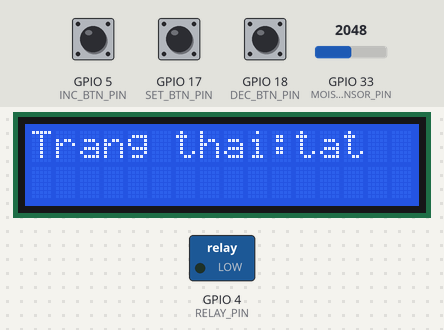
Recording of a sketch running on a simulated ESP32. Shown: 16×2 character LCD, switched loads named in the sketch (green lamp = pin HIGH). The inputs (shaded band) are chosen by the test bench; at power-on: GPIO 17 (SET_BTN_PIN) HIGH, GPIO 5 (INC_BTN_PIN) HIGH, GPIO 18 (DEC_BTN_PIN) HIGH, GPIO 33 (MOISTURE_SENSOR_PIN) = 2048. Storage starts empty; what the sketch prints to the serial monitor is not drawn.

Above: at 1.3 s.
1.4 s: GPIO 17 (SET_BTN_PIN) pulled LOW for 0.15 s
At 3.6 s:
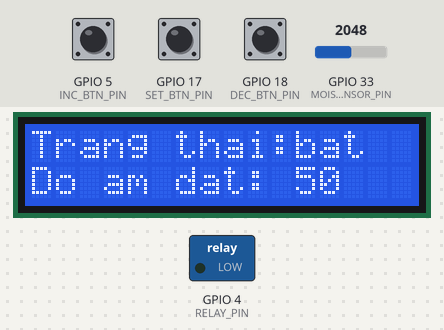
4.3 s: GPIO 17 (SET_BTN_PIN) pulled LOW for 1 s
At 5.9 s:
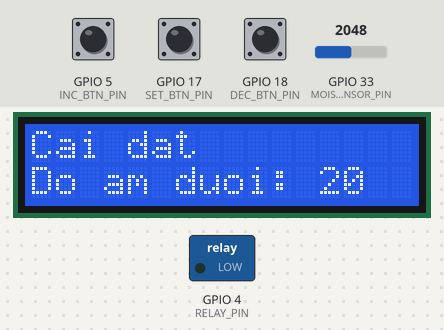
6.8 s: GPIO 17 (SET_BTN_PIN) pulled LOW for 0.15 s
At 7.9 s:
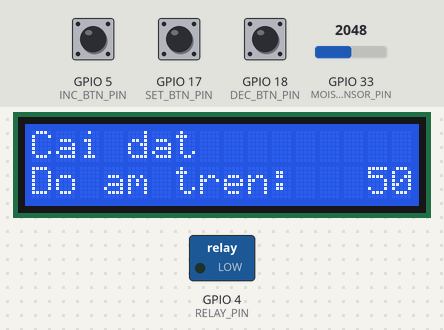
8.5 s: GPIO 5 (INC_BTN_PIN) pulled LOW for 0.15 s
At 9.6 s:
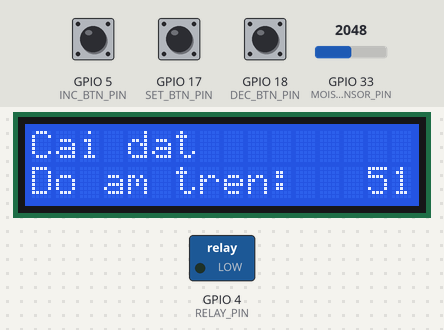
10.1 s: GPIO 5 (INC_BTN_PIN) pulled LOW for 1 s
At 12.0 s:
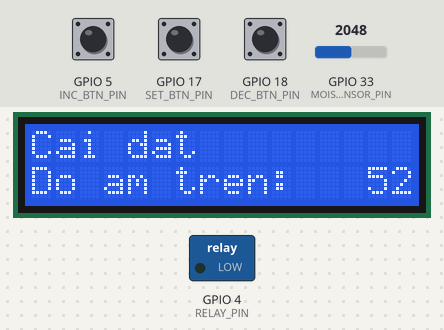
12.6 s: GPIO 17 (SET_BTN_PIN) pulsed LOW 2 times (0.12 s each, 0.3 s apart)
At 13.5 s:
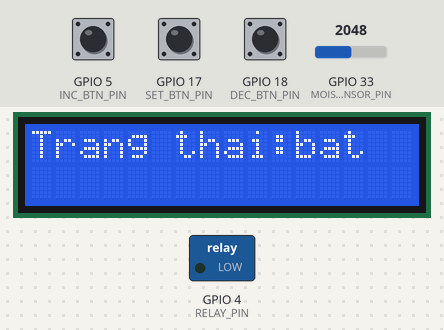
Timing chart, 0 to 15.6 s (numbered marks = the images above; inputs shaded):
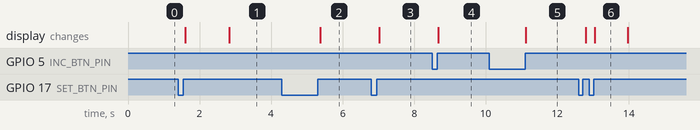

The sketch:

esp32_watering_system.ino
```cpp
#include <LiquidCrystal_I2C.h>
#include "SPIFFS.h"
LiquidCrystal_I2C lcd(0x3F,16,2);

const char* upper_path     = "/upper_limit.txt";
const char* lower_path     = "/lower_limit.txt";
const char* current_path     = "/current_limit.txt";

#define SET_BTN_PIN 17
#define INC_BTN_PIN 5
#define DEC_BTN_PIN 18

#define MOISTURE_SENSOR_PIN 33

#define RELAY_PIN 4

enum system_state
{
  S_RUN_STATE,
  S_STOP_STATE,
  S_SET_UPPER_RANGE_STATE,
  S_SET_LOWER_RANGE_STATE,
  S_SET_CURRENT_RANGE_STATE,

};

typedef struct
{
  int upper_limit;
  int lower_limit;
  int current_limit;

} soil_moisture_range_t;

typedef struct
{
  int state;
  soil_moisture_range_t moisture_range;

} watering_system_t;

watering_system_t System1;


int Previous_percentage_val = 0;
int Is_no_water_flag = 0;
// Initialize SPIFFS
void initSPIFFS() {
  if (!SPIFFS.begin(true)) {
    Serial.println("An error has occurred while mounting SPIFFS");
  }
  Serial.println("SPIFFS mounted successfully");
}

// Read File from SPIFFS
String readFile(fs::FS &fs, const char * path){
  Serial.printf("Reading file: %s\r\n", path);

  File file = fs.open(path);
  if(!file || file.isDirectory()){
    Serial.println("- failed to open file for reading");
    return String();
  }

  String fileContent;
  while(file.available()){
    fileContent = file.readStringUntil('\n');
    break;
  }
  return fileContent;
}

// Write file to SPIFFS
void writeFile(fs::FS &fs, const char * path, const char * message)
{
  Serial.printf("Writing file: %s\r\n", path);

  File file = fs.open(path, FILE_WRITE);
  if(!file){
    Serial.println("- failed to open file for writing");
    return;
  }
  if(file.print(message)){
    Serial.println("- file written");
  } else {
    Serial.println("- write failed");
  }
}

void lcd_display_override(LiquidCrystal_I2C &lcd_i2c, String str, int row, int col, int occupy_range)
{
  String override_string;
  for (int i = 0; i < occupy_range; i++)
  {
    override_string += " ";
  }

  lcd_i2c.setCursor(col, row);
  lcd_i2c.print(override_string.c_str());
  lcd_i2c.setCursor(col, row);
  lcd_i2c.print(str.c_str());
}

bool read_button(int button, void(*callback_func)() = NULL)
{
  if (digitalRead(button) == LOW)
  {
    delay(20);
    if (digitalRead(button) == LOW)
    {
      while (digitalRead(button) == LOW)
      {
        delay(20);
      }
      if (callback_func != NULL)
      {
        callback_func();
      }
      return true;
    }
  }
  return false;
}

void handle_stop_state()
{
  System1.state = S_RUN_STATE;
  lcd_display_override(lcd, "Trang thai:bat", 0, 0, 16);
}

void handle_states()
{
  if (System1.state == S_RUN_STATE)
  {
    digitalWrite(RELAY_PIN, LOW);
    lcd.clear();
    lcd_display_override(lcd, "Cai dat", 0, 0, 16);
    lcd_display_override(lcd, "Do am duoi:", 1, 0, 10);
    lcd_display_override(lcd, String(System1.moisture_range.lower_limit).c_str(), 1, 12, 10);
    System1.state = S_SET_LOWER_RANGE_STATE;
  }
  else if (System1.state == S_SET_UPPER_RANGE_STATE)
  {
    lcd.clear();
    lcd_display_override(lcd, "Setting", 0, 0, 10);
    lcd_display_override(lcd, "lower limit:", 1, 0, 10);
    lcd_display_override(lcd, String(System1.moisture_range.lower_limit).c_str(), 1, 12, 10);
    System1.state = S_SET_LOWER_RANGE_STATE;
  }
  else if (System1.state == S_SET_LOWER_RANGE_STATE)
  {
    lcd.clear();
    lcd_display_override(lcd, "Cai dat", 0, 0, 10);
    lcd_display_override(lcd, "Do am tren:", 1, 0, 10);
    lcd_display_override(lcd, String(System1.moisture_range.current_limit).c_str(), 1, 14, 10);
    System1.state = S_SET_CURRENT_RANGE_STATE;
  }
  else if (System1.state == S_SET_CURRENT_RANGE_STATE)
  {
    writeFile(SPIFFS, upper_path, String(System1.moisture_range.upper_limit).c_str());
    writeFile(SPIFFS, lower_path, String(System1.moisture_range.lower_limit).c_str());
    writeFile(SPIFFS, current_path, String(System1.moisture_range.current_limit).c_str());
    lcd.clear();
    lcd_display_override(lcd, "Trang thai:tat", 0, 0, 16);
    lcd_display_override(lcd, " ", 1, 0, 16);
    digitalWrite(RELAY_PIN, LOW);
    System1.state = S_STOP_STATE;
  }
  else if (System1.state == S_STOP_STATE)
  {
    lcd.clear();
    lcd_display_override(lcd, "Trang thai:bat", 0, 0, 16);
    lcd_display_override(lcd, " ", 1, 0, 16);
    System1.state = S_RUN_STATE;
  }
}

void handle_upper_mode_inc_btn()
{
  System1.moisture_range.upper_limit++;
  lcd_display_override(lcd, String(System1.moisture_range.upper_limit).c_str(), 1, 12, 4);
}

void handle_upper_mode_dec_btn()
{
  System1.moisture_range.upper_limit--;
  lcd_display_override(lcd, String(System1.moisture_range.upper_limit).c_str(), 1, 12, 4);
}

void handle_lower_mode_inc_btn()
{
  System1.moisture_range.lower_limit++;
  lcd_display_override(lcd, String(System1.moisture_range.lower_limit).c_str(), 1, 12, 4);
}

void handle_lower_mode_dec_btn()
{
  System1.moisture_range.lower_limit--;
  lcd_display_override(lcd, String(System1.moisture_range.lower_limit).c_str(), 1, 12, 4);
}

void handle_current_inc_btn()
{
  System1.moisture_range.current_limit++;
  if (System1.moisture_range.current_limit > System1.moisture_range.upper_limit)
  {
    System1.moisture_range.current_limit = System1.moisture_range.upper_limit;
  }
  lcd_display_override(lcd, String(System1.moisture_range.current_limit).c_str(), 1, 14, 2);
}

void handle_current_dec_btn()
{
  System1.moisture_range.current_limit--;
  if (System1.moisture_range.current_limit < System1.moisture_range.lower_limit)
  {
    System1.moisture_range.current_limit = System1.moisture_range.lower_limit;
  }
  lcd_display_override(lcd, String(System1.moisture_range.current_limit).c_str(), 1, 14, 2);
}

int time_count = 0;
void control_moisture_lever()
{
  if (System1.state == S_SET_UPPER_RANGE_STATE)
    return;
  int adc_value = analogRead(MOISTURE_SENSOR_PIN);
  int percentage_value = map(adc_value, 0, 4095, 100, 0);
  Previous_percentage_val = percentage_value;

  Serial.print("adc value:");
  Serial.println(adc_value);
  Serial.print("percentage value:");
  Serial.println(percentage_value);

  if (percentage_value < System1.moisture_range.current_limit-2)
  {
    digitalWrite(RELAY_PIN, HIGH);
    adc_value = analogRead(MOISTURE_SENSOR_PIN);
    percentage_value = map(adc_value, 0, 4095, 100, 0);
  }
  else
  {
    digitalWrite(RELAY_PIN, LOW);
  }

  if (time_count > 10)
  {
    // lcd_display_override(lcd, "moisture:", 1, 0, 0);
    lcd_display_override(lcd, "Do am dat:", 1, 0, 0);
    lcd_display_override(lcd, String(percentage_value).c_str(), 1, 11, 3);
    lcd_display_override(lcd, "%", 1, 16, 1);
    time_count = 0;
//    if (percentage_value == Previous_percentage_val)
//    {
//      Is_no_water_flag++;
//      if (Is_no_water_flag > 3)
//      {
//        Is_no_water_flag = 0;
//        digitalWrite(RELAY_PIN, LOW);
//        lcd_display_override(lcd, "Error: no water", 1, 0, 16);
//        delay(5000);
//        lcd.clear();
//        lcd_display_override(lcd, "System is off", 0, 0, 16);
//        lcd_display_override(lcd, " ", 1, 0, 16);
//        System1.state = S_STOP_STATE;
//      }
//    }
  }
  else
  {
    time_count++;
  }
}

void setup() {
  // put your setup code here, to run once:
  Serial.begin(115200);
  Serial.println("Hello, ESP32!");

  pinMode(SET_BTN_PIN, INPUT_PULLUP);
  pinMode(INC_BTN_PIN, INPUT_PULLUP);
  pinMode(DEC_BTN_PIN, INPUT_PULLUP);
  digitalWrite(SET_BTN_PIN, HIGH);
  digitalWrite(INC_BTN_PIN, HIGH);
  digitalWrite(DEC_BTN_PIN, HIGH);

  pinMode(MOISTURE_SENSOR_PIN, INPUT);

  pinMode(RELAY_PIN, OUTPUT);

  initSPIFFS();

  lcd.begin();                      // initialize the lcd
  lcd.backlight();
  // lcd_display_override(lcd, "Hi", 0, 1, 4);
  // lcd.setCursor(0,0);
  // lcd.print("Hello, world!");
  lcd.clear();
  // lcd_display_override(lcd, "System is off", 0, 0, 16);
  lcd_display_override(lcd, "Trang thai:tat", 0, 0, 16);
  lcd_display_override(lcd, " ", 1, 0, 16);
  digitalWrite(RELAY_PIN, LOW);
  System1.state = S_STOP_STATE;
  String get_upper = readFile(SPIFFS, upper_path);
  String get_lower = readFile(SPIFFS, lower_path);
  String get_current = readFile(SPIFFS, current_path);

  Serial.println(get_upper);
  Serial.println(get_lower);
  Serial.println(get_current);
  if (get_upper == "")
  {
   System1.moisture_range.upper_limit = 80;
  }
  else
  {
    System1.moisture_range.upper_limit = get_upper.toInt();
  }

  if (get_lower == "")
  {
    System1.moisture_range.lower_limit = 20;
  }
  else
  {
    System1.moisture_range.lower_limit = get_lower.toInt();
  }

  if (get_current == "")
  {
    System1.moisture_range.current_limit = 50;
  }
  else
  {
    System1.moisture_range.current_limit = get_current.toInt();
  }
}

void loop()
{
  // put your main code here, to run repeatedly:
  switch (System1.state)
  {
    case S_STOP_STATE:
    {
      read_button(SET_BTN_PIN, handle_stop_state);
      break;
    }
    case S_RUN_STATE:
    {
      read_button(SET_BTN_PIN, handle_states);
      control_moisture_lever();
      break;
    }
    case S_SET_UPPER_RANGE_STATE:
    {
      read_button(SET_BTN_PIN, handle_states);
      read_button(INC_BTN_PIN, handle_upper_mode_inc_btn);
      read_button(DEC_BTN_PIN, handle_upper_mode_dec_btn);
      break;
    }
    case S_SET_LOWER_RANGE_STATE:
    {
      read_button(SET_BTN_PIN, handle_states);
      read_button(INC_BTN_PIN, handle_lower_mode_inc_btn);
      read_button(DEC_BTN_PIN, handle_lower_mode_dec_btn);
      break;
    }
    case S_SET_CURRENT_RANGE_STATE:
    {
      read_button(SET_BTN_PIN, handle_states);
      read_button(INC_BTN_PIN, handle_current_inc_btn);
      read_button(DEC_BTN_PIN, handle_current_dec_btn);
      break;
    }
  }
  delay(100); // this speeds up the simulation
}
```

Measured:
- after the input at 1.4 s, the display: first changes after 0.20 s (image 1 shows a later state)
- after the input at 4.3 s, the display: changes after 1.1 s (image 2)
- after the input at 6.8 s, the display: changes after 0.22 s (image 3)
- after the input at 8.5 s, the display: changes after 0.17 s (image 4)
- after the input at 10.1 s, the display: changes after 1.0 s (image 5)
- after the input at 12.6 s, the display: first changes after 0.20 s (image 6 shows a later state)
- what the display in image 6 shows lasts 1.0 s, from 13.0 s to 14.0 s
